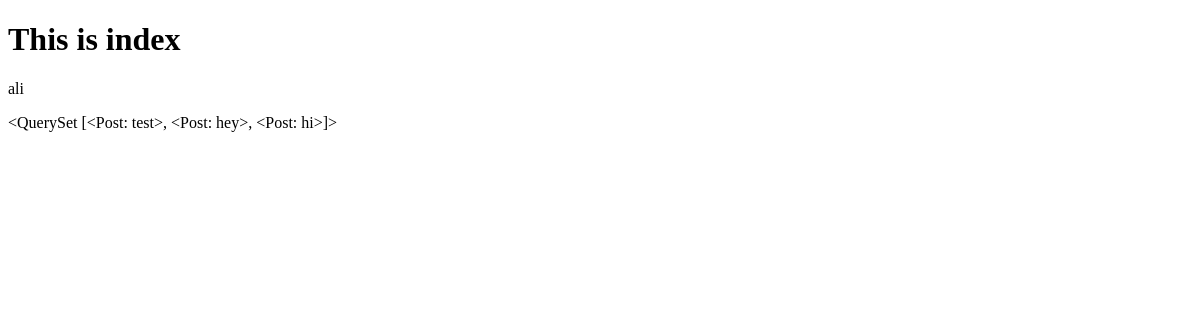
The page /blog/ on the database as committed earlier.
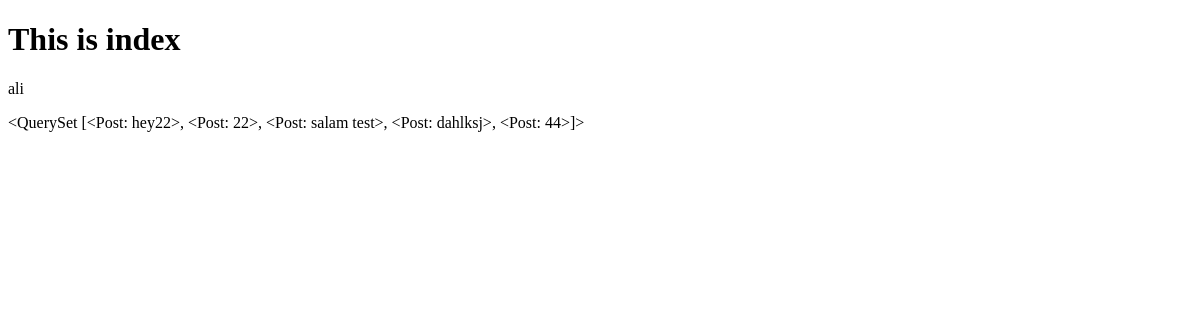
The same page on the database as committed later.
### blog/models.py (models this page shows, shortened)
class Post(models.Model):
    author = models.ForeignKey("accounts.Profile", on_delete=models.CASCADE)
    image = models.ImageField(null=True, blank=True)
    title = models.CharField(max_length=250)
    content = models.TextField()
    status = models.BooleanField()
    category = models.ForeignKey(
        "Category", on_delete=models.SET_NULL, null=True
    )
    created_date = models.DateField(auto_now_add=True)
    created_update = models.DateField(auto_now_add=True)
    published_date = models.DateField()
    def __str__(self):
        return self.title

### blog/views.py (the view)
# urls.py: path('',  views.IndexView.as_view(), name='index'),
class IndexView(TemplateView):
    template_name = "index.html"
    def get_context_data(self, **kwargs):
        context = super().get_context_data(**kwargs)
        context["name"] = "ali"
        context["post"] = Post.objects.all()
        return context

### templates/index.html (shortened to what this page needs)
<!DOCTYPE html>
<html lang="en">
<head>
</head>
<body>
    <h1>This is index</h1>
    <p>
        {{ name }}
    </p>
    <p>
        {{ post }}
    </p>
</body>
</html>

Rows that differ between the two databases and show on the page:
removed Post: title.title "<QuerySet [<Post: test>, <Post: hey>, <Post: hi>]>"
now on this page (row edited): Post: title.title "<QuerySet [<Post: hey22>, <Post: 22>, <Post: salam test>, <Post: dahlksj>, <Post: 44>]>"
